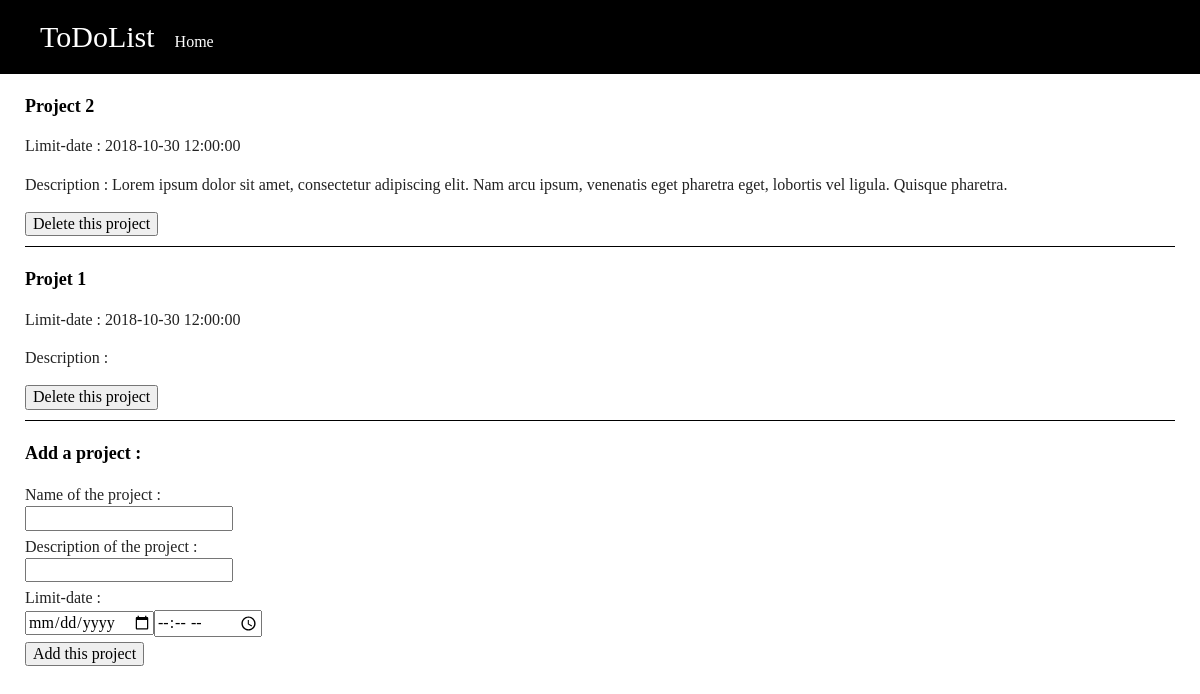
The page / on the database its author committed.
### tables this page shows
CREATE TABLE `projects` (
  `id` int(11) NOT NULL,
  `name` varchar(255) NOT NULL,
  `description` text NOT NULL,
  `date_limit` datetime NOT NULL
);

### index.php (the view, shortened to what this page needs)
<!doctype html>
<html class="no-js" lang="fr">
<head>
  <link rel="stylesheet" href="css/normalize.css">
  <link rel="stylesheet" href="css/main.css">
</head>
<body>
  <?php
    include 'php/bdd_connection.php';
   ?>
  <header class='navbar'>
    <ul>
      <li class='logo'>ToDoList</li>
      <li class='breadcrumb'><a href="index.php">Home</a></li>
    </ul>
  </header>
  <div>
    <?php
      $req = $bdd->query('SELECT * FROM projects ORDER BY date_limit');
      while ($data = $req->fetch() ) {
        ?>
        <div class="project">
          <p><a href="php/project.php?projectid=<?php echo $data['id']; ?>"><?php echo $data['name']; ?></a></p>
          <p>Limit-date : <?php echo $data['date_limit']; ?></p>
          <p>Description : <?php echo $data['description']; ?></p>
          <form action="index.php" method="post">
            <input type="submit" name="delete_this_project" value="Delete this project">
          </form>
        </div>
        <?php
      }
     ?>
  </div>
  <form class="addProject" action="index.php" method="post">
    <p>Add a project :</p>
    <label for="name_project">Name of the project :</label><br /><input id="name_project" type="text" name="name_project" value="" required><br />
    <label for="description_project">Description of the project :</label><br /><input id="description_project" type="text" name="description_project" value="" required><br />
    <label for="date_limit_project">Limit-date :</label><br /><input id="date_limit_project" type="date" name="date_limit_project" value="" min="<?php echo date("Y-m-d"); ?>" required><input id="time_limit_project" type="time" name="time_limit_project" value="" required><br />
    <input type="submit" name="add_project" value="Add this project">
  </form>
</body>
</html>

### css/main.css (style rules this page uses)
html { color: #222; font-size: 1em; line-height: 1.4; }
.navbar { background-color: black; display: flex; }
.navbar > ul { list-style: none; display: flex; align-items: baseline; color: white; }
.logo { margin-right: 20px; font-size: 30px; }
.breadcrumb > a { text-decoration: none; color: white; }
.project { margin: 20px 25px; padding-bottom: 10px; border-bottom: solid 1px black; }
.project > p > a, .addProject > p, .addList > p, .addTask > p { text-decoration: none; font-size: 18px; font-weight: bold; color: black; }
.addProject, .addList, .addTask { margin: 20px 25px; }
.addProject > input, .addList > input, .addTask > input { margin-bottom: 5px; }

### rows shown on the page
projects: name "Project 2", date_limit "2018-10-30 12:00:00", description "Lorem ipsum dolor sit amet, consectetur adipiscing elit. Nam arcu ipsum, venenatis eget pharetra eget, lobortis vel ligula. Quisque pharetra."
projects: name "Projet 1", date_limit "2018-10-30 12:00:00"
